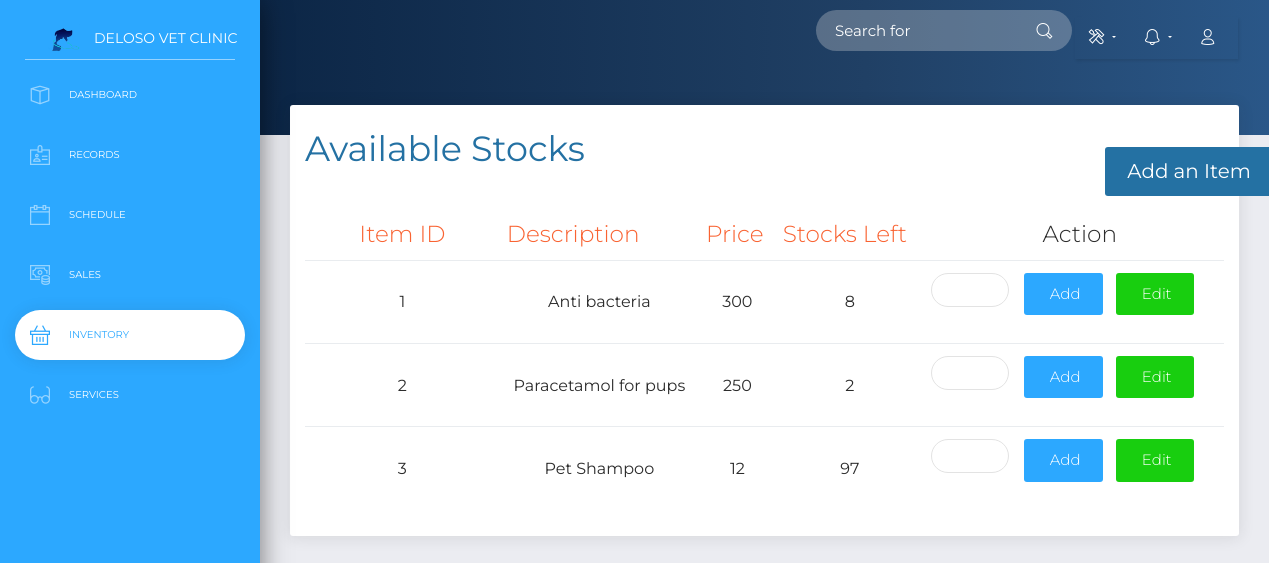
Page /vetclinic/inventory on the earlier database version.
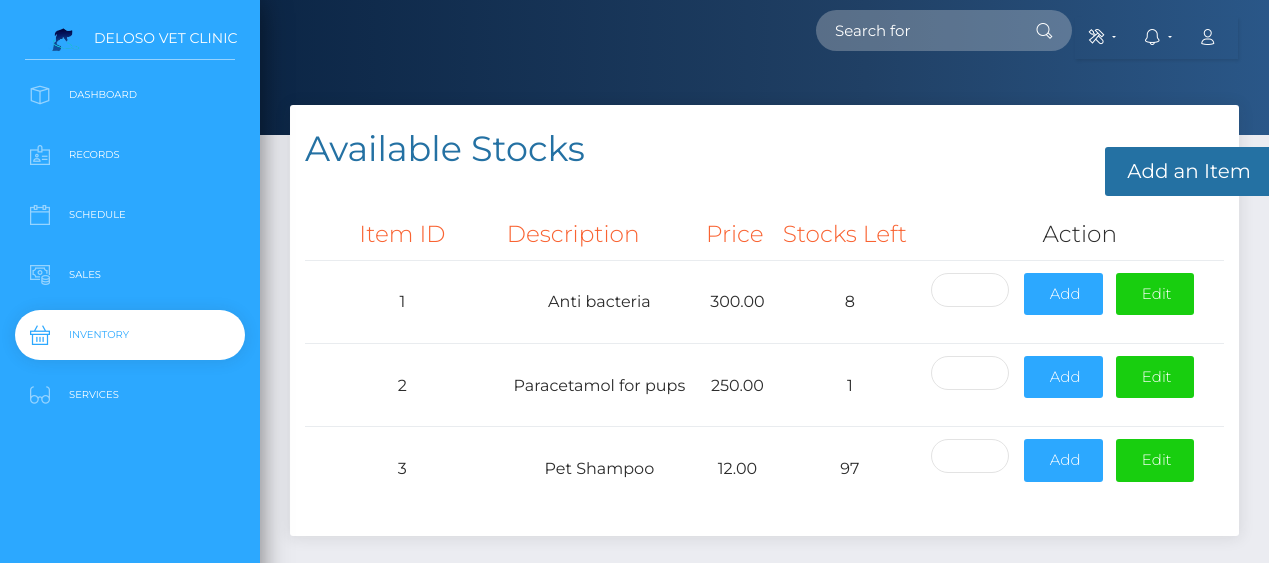
Same page on the later database version.
### tables this page shows
CREATE TABLE `itemstock` (
  `itemid` int(11) UNSIGNED NOT NULL,
  `item_desc` varchar(200) NOT NULL,
  `qty_left` int(11) UNSIGNED NOT NULL,
  `item_cost` decimal(10,2) NOT NULL
);

### application/controllers/vetclinic.php (called while the page is built, shortened)
<?php
class vetclinic extends CI_Controller {
	public function __construct(){
			$this->load->model('vet_model','vet_model');
			$this->load->model('itemstock','itemstock');
			$this->load->model('itemusage','itemusage');
			$this->load->model('history','history');
			$this->load->model('services','services');
			$this->load->model('itemhistory','itemhistory');
	}
	public function inventory(){
		$header_data['notif']=$this->vet_model->notification();
		$header_data['events'] = $this->vet_model->getEventsByDate(date("Y-m-d"));
		$header_data['eventCounter'] = count($header_data['events']);
		$header_data['items'] = $this->vet_model->getAllZeroitems();
		$data['stock'] = $this->itemstock->read();
		$data['itemhistory']=$this->itemhistory->read();
		$header_data['title'] = "Inventory";
		$record_data['notif']=$this->vet_model->notification();
		$record_data['events'] = $this->vet_model->getEventsByDate(date("Y-m-d"));
		$record_data['eventCounter'] = count($record_data['events']);
		$record_data['items'] = $this->vet_model->getAllZeroitems();
		$this->load->view('include/header2',$header_data);
		$this->load->view('clinic/inventory',['data'=>$data,'record_dat'=>$record_data]);
		$this->load->view('include/footer');
	}
}
?>

### index.php (called while the page is built, shortened)
<?php
require_once BASEPATH.'core/CodeIgniter.php';

### application/models/itemstock.php (called while the page is built, shortened)
<?php
class itemstock extends CI_Model {
	private $table = "itemstock";
	public function read($condition=null,$selector=null){
		if($selector==null) $selector = '*';
		$this->db->select($selector);
		$this->db->from($this->table);
		$query=$this->db->get();
		return $query->result_array();
	}
}

### application/models/itemhistory.php (called while the page is built, shortened)
<?php
class itemhistory extends CI_Model {
	private $table = "itemhistory";
	public function read($condition=null,$selector=null){
		if($selector==null) $selector = '*';
		$this->db->select($selector);
		$this->db->from($this->table);
		$this->db->order_by('date','desc');
		$query=$this->db->get();
		return $query->result_array();
	}
}

### application/views/clinic/inventory.php (the view, shortened to what this page needs)
<!DOCTYPE html>
<html lang="en">
<body class="">
    <div class="wrapper ">
        <div class="sidebar" data-color="blue">
            <div class="logo">
                <a class="simple-text logo-mini">
                    <img src="<?php echo base_url('assets/img/logo.png');?>">
                </a>
                <a class="simple-text logo-normal">
                    Deloso Vet Clinic
                </a>
            </div>
            <div class="sidebar-wrapper">
                <ul class="nav">
                    <li>
                        <a href="<?php echo base_url('vetclinic'); ?>">
                            <i class="now-ui-icons design_app"></i>
                            <p>Dashboard</p>
                        </a>
                    </li>
                    <li>
                        <a href="<?php echo base_url('vetclinic/records'); ?>">
                            <i class="now-ui-icons business_badge"></i>
                            <p>Records</p>
                        </a>
                    </li>
                    <li>
                        <a href="<?php echo base_url('vetclinic/schedule'); ?>">
                            <i class="now-ui-icons ui-1_calendar-60"></i>
                            <p>Schedule</p>
                        </a>
                    </li>
                    <li>
                        <a href="#subPages" data-toggle="collapse" class="collapsed">
                            <i class="now-ui-icons business_money-coins"></i>
                            <p>Sales</p>
                        </a>
                    </li>
                    <li class="active">
                        <a href="#subPages2" data-toggle="collapse" class="collapsed">
                            <i class="now-ui-icons shopping_basket"></i>
                            <p>Inventory</p>
                        </a>
                    </li>
                    <li>
                        <a href="<?php echo base_url('vetclinic/services'); ?>">
                            <i class="now-ui-icons education_glasses"></i>
                            <p>Services</p>
                        </a>
                    </li>
                </ul>
            </div>
        </div>
        <div class="main-panel">
            <nav class="navbar navbar-expand-lg navbar-transparent  navbar-absolute bg-primary fixed-top">
                <div class="container-fluid">
                    <div class="collapse navbar-collapse justify-content-end" id="navigation">
                        <form>
                            <div class="input-group no-border">
                                <input type="text" class="form-control" id="search" onkeyup="search()" name="q" placeholder="Search for" required>
                                <span class="input-group-addon">
                                    <i class="now-ui-icons ui-1_zoom-bold"></i>
                                </span>
                            </div>
                        </form>
                        <ul class="navbar-nav">
                            <li class="nav-item dropdown">
                                <a class="nav-link dropdown-toggle" id="navbarDropdownMenuLink1" data-toggle="dropdown" aria-haspopup="true" aria-expanded="false">
                                    <i class="now-ui-icons ui-2_settings-90"></i>
                                </a>
                            </li>
                            <li class="nav-item dropdown">
                                <a class="nav-link dropdown-toggle" id="navbarDropdownMenuLink" data-toggle="dropdown" aria-haspopup="true" aria-expanded="false">
                                    <i class="now-ui-icons ui-1_bell-53"></i>
                                </a>
                            </li>
                            <li class="nav-item">
                                <a class="nav-link" href="#pablo">
                                    <i class="now-ui-icons users_single-02"></i>
                                </a>
                            </li>
                        </ul>
                    </div>
                </div>
            </nav>
            <div class="panel-header panel-header-sm">
            </div>
            <div class="content">
                <div class="row">
                    <div class="col-md-12">
                        <div class="card">
                            <div class="card-header">
                                <h2 class="card-title">Available Stocks</h2>
                            </div>
                            <div class="card-body">
                                <div class="table-responsive">
                                    <table class="table table-list-search" >
                                        <thead>
                                        <tr >
                                            <th >
                                                <div id="addbutn">
                                                    <button type="button" class="btn btn-md"  data-toggle="modal" data-target="#myModalNorm">
                                                        <span class="glyphicon glyphicon-plus">
                                                        Add an Item
                                                    </button>
                                                </div>
                                            </th>
                                        </tr>
                                        <tr>
                                            <th class="text-primary" style="text-align:center;">Item ID</th>
                                            <th class="text-primary">Description</th>
                                            <th class="text-primary">Price</th>
                                            <th class="text-primary" >Stocks Left</th>
                                            <th class="text-right" style="text-align:center">Action</th>
                                        </tr>
                                    </thead>
                                        <tbody>
                                            <?php
                                                $i=1;
                                                            foreach($data['stock'] as $s){
                                                                echo '<tr  style="height:20px;padding:-10px;" class="'.($s['qty_left']==0?'redrow':'').'">
                                                                        <td style="text-align:center;">'.$i.'</td>
                                                                        <td style="text-align:center;"  >'.$s['item_desc'].'</td>
                                                                        <td style="text-align:center;">'.$s['item_cost'].'</td>
                                                                        <td style="text-align:center; ">'.$s['qty_left'].'</td>
                                                                    <td style="width:200px;">
                                                                    <form method="POST" action="">
                                                                        <div class="row">
                                                                            <div class="col-sm-6">
                                                                                <input type="number" class="form-control minqty" id="add_stock" name="add_stock" min="1"/>
                                                                                <input type="hidden" class="form-control" id="itemid" name="itemid" value="'.$s['itemid'].'"/>
                                                                            </div>
                                                                            <div class="class="col-sm-6">
                                                                                <button name="addstock" type="submit" class="btn btn-info" style="font-weight:300;font-size:15px;"><span class="glyphicon glyphicon-plus"></span>&nbsp;Add</button>
                                                                            </div>
                                                                        </div>
                                                                    </form>
                                                                </td>
                                                                    <td style="width:100px;">
																	<form>
                                                                  <div class="row">
                                                                     <div class="class="col-sm-6">
                                                                         <button type="button" data-toggle="modal" id="'.$s['itemid'].'" data-target="#editStock" onclick="populate(this.id)" class="btn btn-success" style="font-weight:300;font-size:15px;"><span class="glyphicon glyphicon-pencil"></span>&nbsp;Edit</button>
                                                                      </div>
                                                                  </div>
																  </form>
                                                                </td>
                                                            </tr>
                                                            ';
                                                 $i++;
                                                    }
                                                    ?>
                                        </tbody>
                                    </table>
                                </div>
                            </div>
                        </div>
                    </div>
                </div>
            </div>
        </div>
    </div>
</body>
</html>

### application/views/include/header2.php (shortened to what this page needs)
<head>
    <link href="https://use.fontawesome.com/releases/v5.0.6/css/all.css" rel="stylesheet">
	<link href="<?php echo base_url('assets/css/new.css'); ?>" rel="stylesheet" type="text/css"  />
	<link href="<?php echo base_url('assets/css/overallcss.css'); ?>" rel="stylesheet" type="text/css"  />
    <link href="<?php echo base_url('assets/css/bootstrap.min.css');?>" rel="stylesheet" />
    <link href="<?php echo base_url('assets/css/now-ui-dashboard.css?v=1.0.1');?>" rel="stylesheet" />
	<link href="<?php echo base_url('assets/dist/css/select2.min.css'); ?>" rel="stylesheet" type="text/css"  />
</head>

### application/views/include/footer.php (shortened to what this page needs)
</body>
</html>

### assets/css/new.css (style rules this page uses)
input[type="text"] { font-size: 15px; }
.card-title { color: #2471A3; position: absolute; }
#addbutn { color: #2471A3; text-align: right; position: relative; left: 780px; }
#addbutn button { background-color: #2471A3; outline: none; }

### assets/css/overallcss.css (style rules this page uses)
.logo { height: 40px; width: 40px; margin-left: 50px; margin-top: 10px; float:left; border-radius: 10px; }
.navbar-nav { -moz-box-shadow: 1px 2px 3px rgba(0, 0, 0, 0.1); -webkit-box-shadow: 1px 2px 3px rgba(0, 0, 0, 0.1); box-shadow: 1px 2px 3px rgba(0, 0, 0, 0.1); }
.active { color:#3498DB; }
.dropdown { position: relative; display: inline-block; }
.btn { outline:none; margin: 0px; }

Differences in the rows shown:
computed for itemstock "Anti bacteria": item_cost "300" → "300.00"
changed itemstock "Paracetamol for pups": item_cost "250" → "250.00"; qty_left "2" → "1"
computed for itemstock "Pet Shampoo": item_cost "12" → "12.00"
